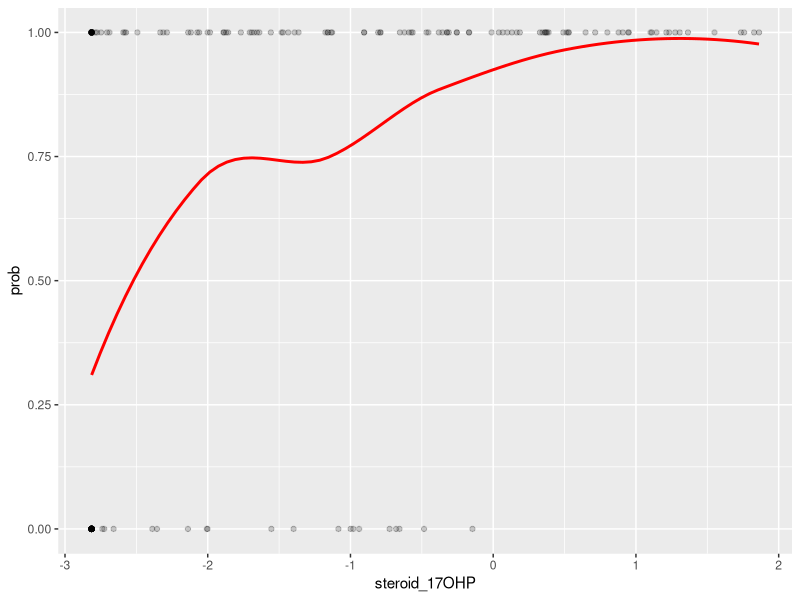

Here is the R script that generated this plot:
## ---- chunk 1
library(lme4)
library(dplyr)
library(readxl)
library(stringr)
library(tidyr)
## ---- chunk 2
df <- read_excel("Data_salive_steroides_cinetique.xlsx")
head(df)
## ---- chunk 3
df <- df %>%
  pivot_longer(
    cols = c(`8h_17OHP`, `12h_17OHP`, `16h_17OHP`, `20h_17OHP`),
    names_to = "Time",
    values_to = "steroid_17OHP"
  ) %>%
  mutate(
    # Nettoyer l'heure pour avoir un truc propre
    Time = factor(Time,
                  levels = c("8h_17OHP", "12h_17OHP", "16h_17OHP", "20h_17OHP"),
                  labels = c("8", "12", "16", "20")),
    Groupe_bin = ifelse(Groupe == "Gp non contrôlé", 1, 0),
    Groupe_bin = factor(Groupe_bin),
    Gender = factor(Gender),
    `Puberty stage` = factor(`Puberty stage`),
    Patient_number = factor(`Patient number`)
  )
## ---- chunk 4
df <- df %>%
  mutate(
    Puberty_stage_simple = case_when(
      `Puberty stage` %in% c(1, 2) ~ "prepubertal",
      TRUE ~ "pubertal"
    ),
    Puberty_stage_simple = factor(Puberty_stage_simple)
  )
## ---- chunk 5
df_d<- df %>%
  select(Patient_number, Gender, Puberty_stage_simple,
         Time, steroid_17OHP, Groupe_bin)
## ---- chunk 6
mod_17ohp <- glmer(
  Groupe_bin ~ log(steroid_17OHP + 1e-6) +
    Gender  + Puberty_stage_simple+
    (1 | Patient_number),
  data = df_d,
  family = binomial,
  control = glmerControl(optimizer = "bobyqa")
)
summary(mod_17ohp)
## ---- chunk 7
ranef(mod_17ohp)
## ---- chunk 8
df_model <- model.frame(mod_17ohp)# uniquement les lignes complètes

df_model$steroid_17OHP <- model.frame(mod_17ohp)[[ "log(steroid_17OHP + 1e-06)" ]]
df_model$fitted <- fitted(mod_17ohp)
df_model$prob <- fitted(mod_17ohp)

df_model <- df_model[order(df_model$steroid_17OHP), ]
# Plot
library(ggplot2)
ggplot(df_model, aes(x = steroid_17OHP, y = prob)) +
  geom_point(aes(y = as.numeric(Groupe_bin)-1), alpha = 0.2) +
  geom_smooth(method = "loess", se = FALSE, color = "red", span = 0.8)

